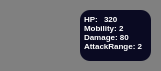
        <widget class="QWidget" name="pl2_ag2_widget" native="true">
         <property name="minimumSize">
          <size>
           <width>161</width>
           <height>71</height>
          </size>
         </property>
         <property name="styleSheet">
          <string notr="true">QWidget{
background-color: #808080;
border-radius:10px;
}</string>
         </property>
         <widget class="QTextBrowser" name="textBrowser_29">
          <property name="geometry">
           <rect>
            <x>80</x>
            <y>10</y>
            <width>71</width>
            <height>51</height>
           </rect>
          </property>
          <property name="styleSheet">
           <string notr="true">color:white;
background-color : #0a0a22;
border:none;
</string>
          </property>
          <property name="verticalScrollBarPolicy">
           <enum>Qt::ScrollBarPolicy::ScrollBarAlwaysOff</enum>
          </property>
          <property name="html">
           <string>&lt;!DOCTYPE HTML PUBLIC &quot;-//W3C//DTD HTML 4.0//EN&quot; &quot;http://www.w3.org/TR/REC-html40/strict.dtd&quot;&gt;
&lt;html&gt;&lt;head&gt;&lt;meta name=&quot;qrichtext&quot; content=&quot;1&quot; /&gt;&lt;meta charset=&quot;utf-8&quot; /&gt;&lt;style type=&quot;text/css&quot;&gt;
p, li { white-space: pre-wrap; }
hr { height: 1px; border-width: 0; }
li.unchecked::marker { content: &quot;\2610&quot;; }
li.checked::marker { content: &quot;\2612&quot;; }
&lt;/style&gt;&lt;/head&gt;&lt;body style=&quot; font-family:'Segoe UI'; font-size:9pt; font-weight:400; font-style:normal;&quot;&gt;
&lt;p align=&quot;justify&quot; style=&quot; margin-top:12px; margin-bottom:12px; margin-left:0px; margin-right:0px; -qt-block-indent:0; text-indent:0px;&quot;&gt;&lt;span style=&quot; font-size:6pt; font-weight:700;&quot;&gt;HP: &lt;br /&gt;Mobility: 2&lt;br /&gt;Damage: 80&lt;br /&gt;AttackRange: 2&lt;/span&gt;&lt;/p&gt;&lt;/body&gt;&lt;/html&gt;</string>
          </property>
         </widget>
         <widget class="QPushButton" name="pl2_ag2_btn">
          <property name="geometry">
           <rect>
            <x>10</x>
            <y>10</y>
            <width>61</width>
            <height>51</height>
           </rect>
          </property>
          <property name="styleSheet">
           <string notr="true">background-image:url(&quot;:/src/images/Agent/Reketon&quot;);
background-repeat:no-repeat;
background-position:center;
background-origin:content;
background-size:cover;
</string>
          </property>
          <property name="text">
           <string/>
          </property>
         </widget>
         <widget class="QTextBrowser" name="pl2_ag2_HP">
          <property name="geometry">
           <rect>
            <x>100</x>
            <y>10</y>
            <width>25</width>
            <height>15</height>
           </rect>
          </property>
          <property name="styleSheet">
           <string notr="true">color:white;
background-color : #0a0a22;
border:none;</string>
          </property>
          <property name="verticalScrollBarPolicy">
           <enum>Qt::ScrollBarPolicy::ScrollBarAlwaysOff</enum>
          </property>
          <property name="html">
           <string>&lt;!DOCTYPE HTML PUBLIC &quot;-//W3C//DTD HTML 4.0//EN&quot; &quot;http://www.w3.org/TR/REC-html40/strict.dtd&quot;&gt;
&lt;html&gt;&lt;head&gt;&lt;meta name=&quot;qrichtext&quot; content=&quot;1&quot; /&gt;&lt;meta charset=&quot;utf-8&quot; /&gt;&lt;style type=&quot;text/css&quot;&gt;
p, li { white-space: pre-wrap; }
hr { height: 1px; border-width: 0; }
li.unchecked::marker { content: &quot;\2610&quot;; }
li.checked::marker { content: &quot;\2612&quot;; }
&lt;/style&gt;&lt;/head&gt;&lt;body style=&quot; font-family:'Segoe UI'; font-size:9pt; font-weight:400; font-style:normal;&quot;&gt;
&lt;p style=&quot; margin-top:0px; margin-bottom:0px; margin-left:0px; margin-right:0px; -qt-block-indent:0; text-indent:0px;&quot;&gt;&lt;span style=&quot; font-size:6pt; font-weight:700;&quot;&gt;320&lt;/span&gt;&lt;/p&gt;&lt;/body&gt;&lt;/html&gt;</string>
          </property>
         </widget>
        </widget>
